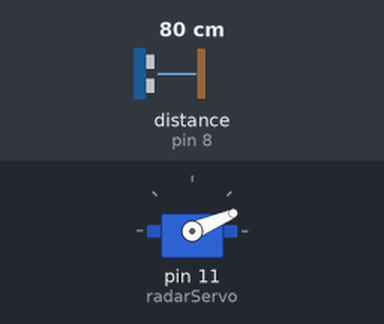
Bench run of a sketch on a simulated Arduino Uno, built with avr-gcc and run on an emulated ATmega328P. Parts: servo. Wiring (inferred from the names in the program): ultrasonic range finder: trigger pin 9; echo pin 8. The inputs (shaded band) are chosen by the test bench; at power-on: distance to the obstacle (sensor on pin 8) 80 cm. The echo pulse lasts 58.3 µs per cm; what the sketch prints to the serial monitor is not drawn.

Above: at 1.28 s.
1.3 s: distance to the obstacle (sensor on pin 8) set to 2 cm
At 2.15 s:
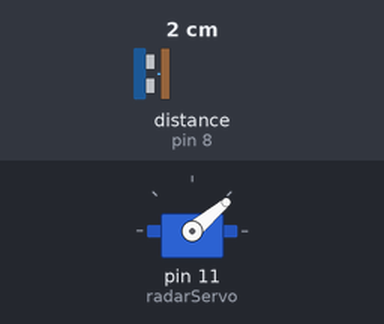
4.3 s: distance to the obstacle (sensor on pin 8) set to 9 cm
At 4.49 s:
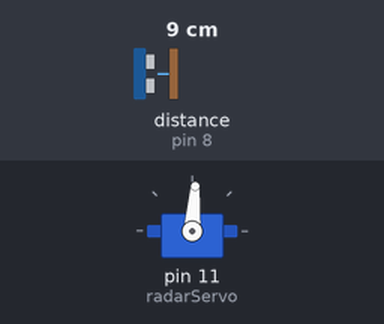
Timing chart, 0 to 16.3 s (numbered marks = the images above; inputs shaded):
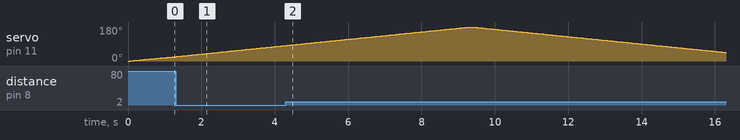

Measured:
- by itself, servo on pin 11 (radarServo): rises from 82° to 180° in 5.0 s, then falls to 45° in 7.0 s

The sketch:

final_arduino_radar.ino
```cpp
#include <Servo.h>

const int trigPin = 9; //pin 9 of arduino
const int echoPin = 8; //pin 8 of arduino

long duration;
int distinCM;

Servo radarServo; //declaration of object to control servo motor

void setup()
{
  pinMode(trigPin, OUTPUT); //sets trigPin as transmitter
  pinMode(echoPin, INPUT);  //sets echoPin as receiver
  Serial.begin(9600);
  radarServo.attach(11); //connects servo motor to arduino pin 11
}
void loop()
{
  for(int i=0;i<=180;i++) //loop which goes 180 degree
  {
    radarServo.write(i); //angle of servo motor increases
    delay(50);

    digitalWrite(trigPin, LOW); //stops transmission
    delayMicroseconds(2);
    digitalWrite(trigPin, HIGH); //begins transmission
    delayMicroseconds(10);
    digitalWrite(trigPin, LOW); //stops transmission
    duration = pulseIn(echoPin, HIGH); //turns on receiver for a moment
    distinCM = duration*0.034/2; //converts the value to cm

    Serial.print(i);
    Serial.print("*"); //printing these symboles so that processing ide can recognise
    Serial.print(distinCM);
    Serial.print("#");
  }

  for(int i=180;i>=0;i--) //servo moves in opposite direction with same method
  {
    radarServo.write(i);
    delay(50);
    digitalWrite(trigPin, LOW);
    delayMicroseconds(2);
    digitalWrite(trigPin, HIGH);
    delayMicroseconds(10);
    digitalWrite(trigPin, LOW);
    duration = pulseIn(echoPin, HIGH);
    distinCM = duration*0.034/2;
    Serial.print(i);
    Serial.print("*");
    Serial.print(distinCM);
    Serial.print("#");
  }
}
```
